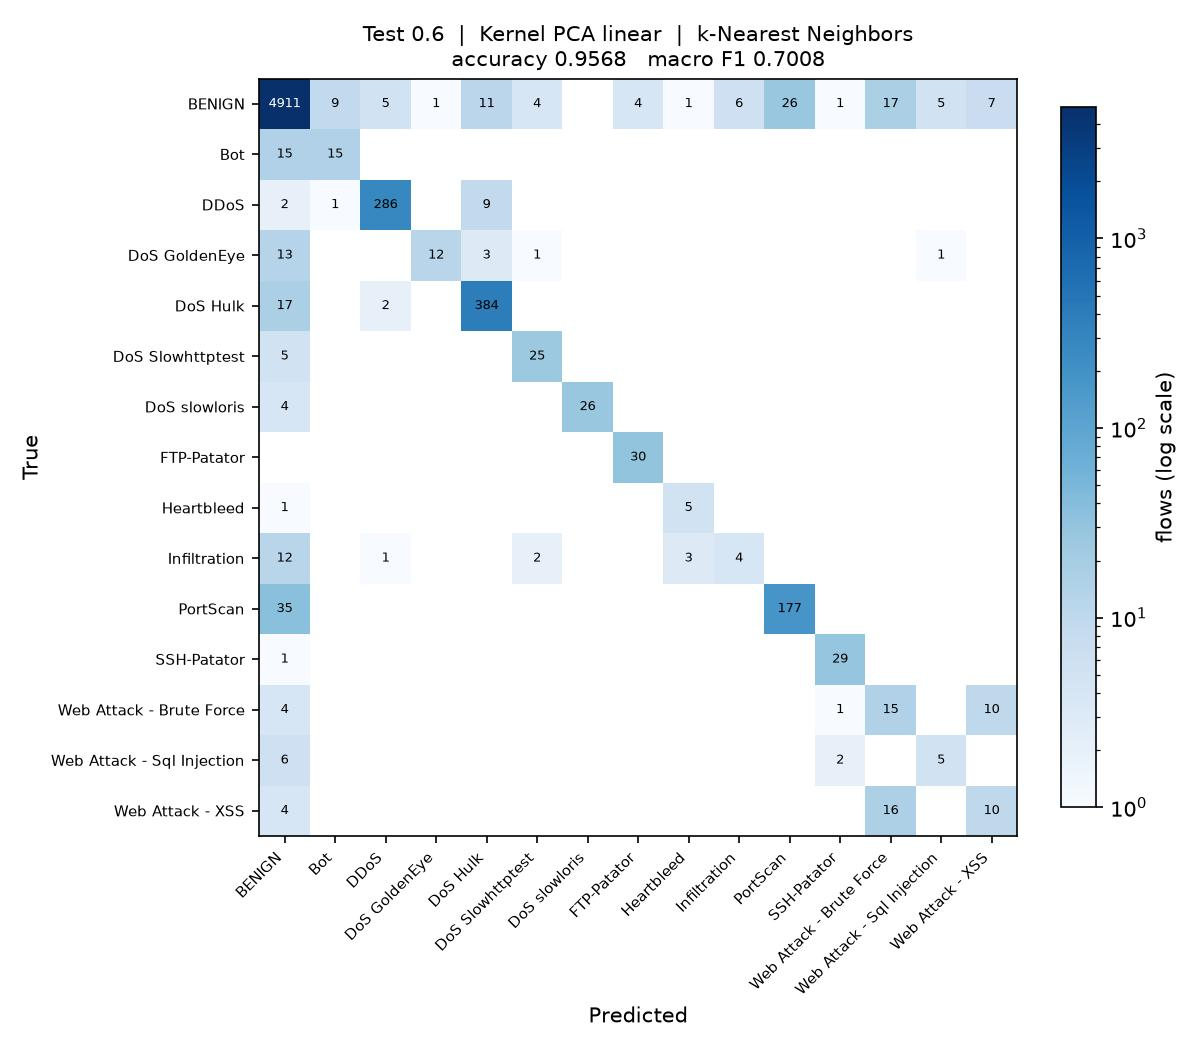

This chart was generated by the following Python code:
"""
Test_0.6_DR_LIN_KNN

Test size 0.6  |  Kernel PCA (linear)  |  k-Nearest Neighbors  (reference sheet #13)

Note: taken in place of sheet #5 Elastic Net, which is a regressor and cannot classify.

Run on its own:

    python Test_0.6_DR_LIN_KNN.py

Writes Test_0.6_DR_LIN_KNN.jpg (confusion matrix) and appends one row to
results/75_runs.csv.
"""

import os
import sys
import time
import warnings
from pathlib import Path

import matplotlib
matplotlib.use("Agg")
import matplotlib.pyplot as plt
import numpy as np
import pandas as pd
from sklearn.decomposition import KernelPCA
from sklearn.impute import SimpleImputer
from sklearn.metrics import (accuracy_score, confusion_matrix, f1_score,
                             precision_score, recall_score)
from sklearn.model_selection import train_test_split
from sklearn.preprocessing import LabelEncoder, StandardScaler
from sklearn.neighbors import KNeighborsClassifier

sys.path.insert(0, str(Path(__file__).resolve().parent.parent))
from common import load_sample                      # noqa: E402

warnings.filterwarnings("ignore")

# ----- this run -------------------------------------------------------------
TEST_SIZE = 0.6
KERNEL = "linear"
CLASSIFIER = "KNN"
N_COMPONENTS = 15
# ----------------------------------------------------------------------------

SEED = 0
N_JOBS = max(1, (os.cpu_count() or 2) // 2)
STEM = "Test_0.6_DR_LIN_KNN"
HERE = Path(__file__).resolve().parent
RESULTS = HERE.parent / "results"


def main():
    t0 = time.time()
    df = load_sample(10000, 50, SEED)
    y = LabelEncoder().fit_transform(df["Label"])
    X = df.drop(columns=["Label", "Day"])
    classes = sorted(df["Label"].unique())
    print(f"{len(df):,} flows, {X.shape[1]} features, {len(classes)} classes")

    X_train, X_test, y_train, y_test = train_test_split(
        X, y, test_size=TEST_SIZE, random_state=SEED, stratify=y)

    # mean imputation and scaling, fitted on the training split only
    imputer = SimpleImputer(strategy="mean").fit(X_train)
    scaler = StandardScaler().fit(imputer.transform(X_train))
    X_train = scaler.transform(imputer.transform(X_train))
    X_test = scaler.transform(imputer.transform(X_test))

    # dimensionality reduction: Kernel PCA, fitted on the training split only.
    # arpack keeps the largest positive eigenvalues; the randomized solver ranks
    # them by magnitude and fails on the sigmoid kernel, which is not PSD.
    kpca = KernelPCA(n_components=N_COMPONENTS, kernel=KERNEL,
                     eigen_solver="arpack", random_state=SEED, n_jobs=N_JOBS)
    X_train = kpca.fit_transform(X_train)
    X_test = kpca.transform(X_test)
    print(f"Kernel PCA ({KERNEL}): {X_train.shape[1]} components")

    classifier = KNeighborsClassifier(n_neighbors=5, n_jobs=N_JOBS)
    classifier.fit(X_train, y_train)
    y_pred = classifier.predict(X_test)

    acc = accuracy_score(y_test, y_pred)
    pre = precision_score(y_test, y_pred, average="macro", zero_division=0)
    rec = recall_score(y_test, y_pred, average="macro", zero_division=0)
    f1 = f1_score(y_test, y_pred, average="macro", zero_division=0)
    pre_w = precision_score(y_test, y_pred, average="weighted", zero_division=0)
    rec_w = recall_score(y_test, y_pred, average="weighted", zero_division=0)
    f1_w = f1_score(y_test, y_pred, average="weighted", zero_division=0)

    print(f"Accuracy  : {acc:.4f}")
    print(f"Precision : {pre:.4f}")
    print(f"Recall    : {rec:.4f}")
    print(f"F1 Score  : {f1:.4f}")

    # confusion matrix image, named to match this script
    cm = confusion_matrix(y_test, y_pred, labels=range(len(classes)))
    fig, ax = plt.subplots(figsize=(8, 7))
    im = ax.imshow(cm, cmap="Blues", norm=matplotlib.colors.LogNorm(vmin=1))
    ax.set_xticks(range(len(classes)), classes, rotation=45, ha="right", fontsize=7)
    ax.set_yticks(range(len(classes)), classes, fontsize=7)
    ax.set_xlabel("Predicted")
    ax.set_ylabel("True")
    ax.set_title(f"Test {TEST_SIZE}  |  Kernel PCA {KERNEL}  |  k-Nearest Neighbors\n"
                 f"accuracy {acc:.4f}   macro F1 {f1:.4f}", fontsize=10)
    for i in range(len(classes)):
        for j in range(len(classes)):
            if cm[i, j]:
                ax.text(j, i, cm[i, j], ha="center", va="center", fontsize=6,
                        color="white" if cm[i, j] > cm.max() / 3 else "black")
    fig.colorbar(im, ax=ax, fraction=0.04, label="flows (log scale)")
    fig.tight_layout()
    fig.savefig(HERE / f"{STEM}.jpg", dpi=150)
    plt.close(fig)

    # one row appended to the shared results table
    RESULTS.mkdir(exist_ok=True)
    row = {"Test": TEST_SIZE, "DR": "LIN", "Clas": CLASSIFIER,
           "Acc": round(acc, 4), "Pre": round(pre, 4), "Rec": round(rec, 4),
           "F1": round(f1, 4),
           "Pre_weighted": round(pre_w, 4), "Rec_weighted": round(rec_w, 4),
           "F1_weighted": round(f1_w, 4),
           "n_components": N_COMPONENTS, "seconds": round(time.time() - t0, 1),
           "script": STEM}
    out = RESULTS / "75_runs.csv"
    old = pd.read_csv(out).to_dict("records") if out.exists() else []
    old = [r for r in old if r.get("script") != STEM]
    pd.DataFrame(old + [row]).to_csv(out, index=False)
    print(f"saved {STEM}.jpg and appended to results/75_runs.csv "
          f"({time.time() - t0:.0f}s)")


if __name__ == "__main__":
    main()
